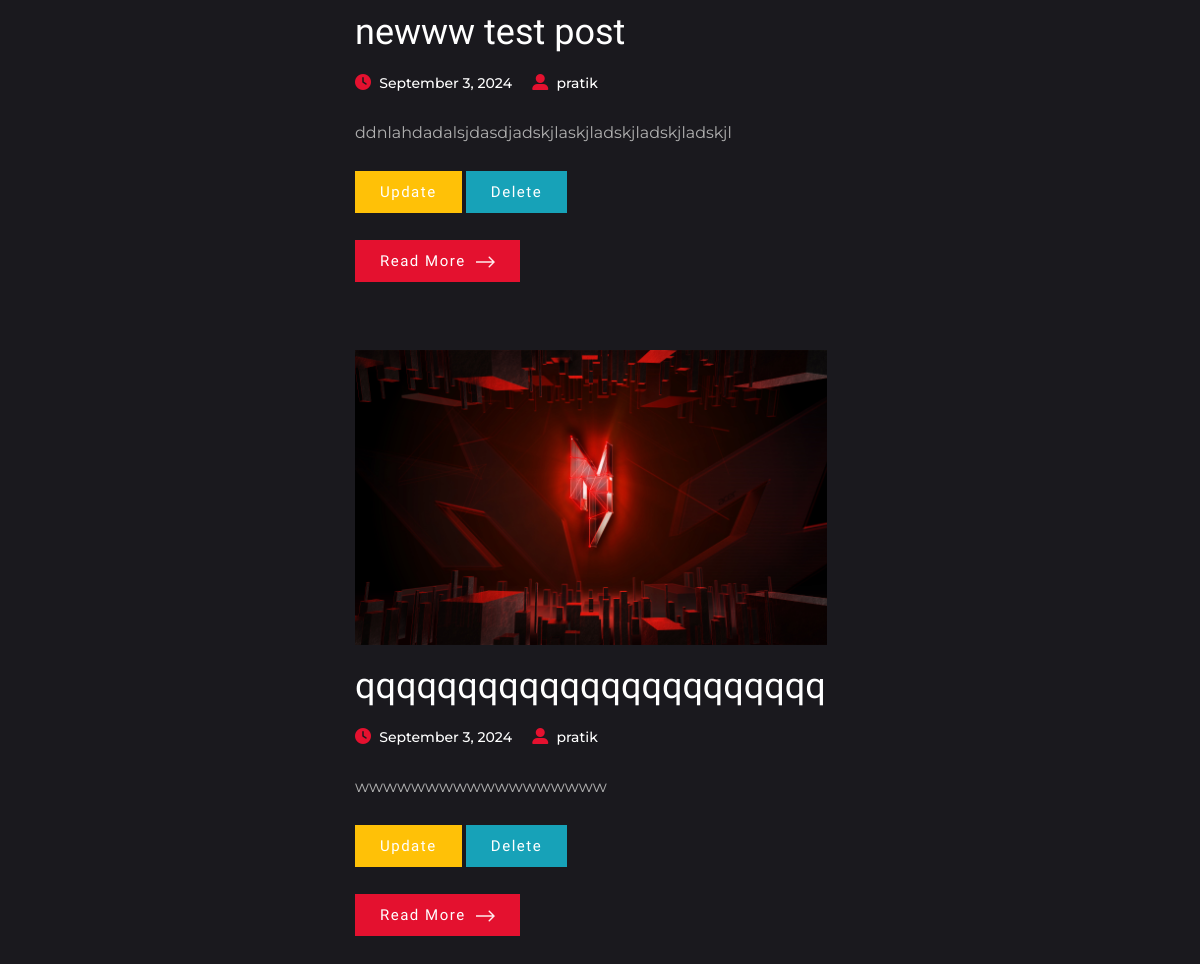
The page /post/my-posts/ (signed in, lower part) on the database as committed earlier.
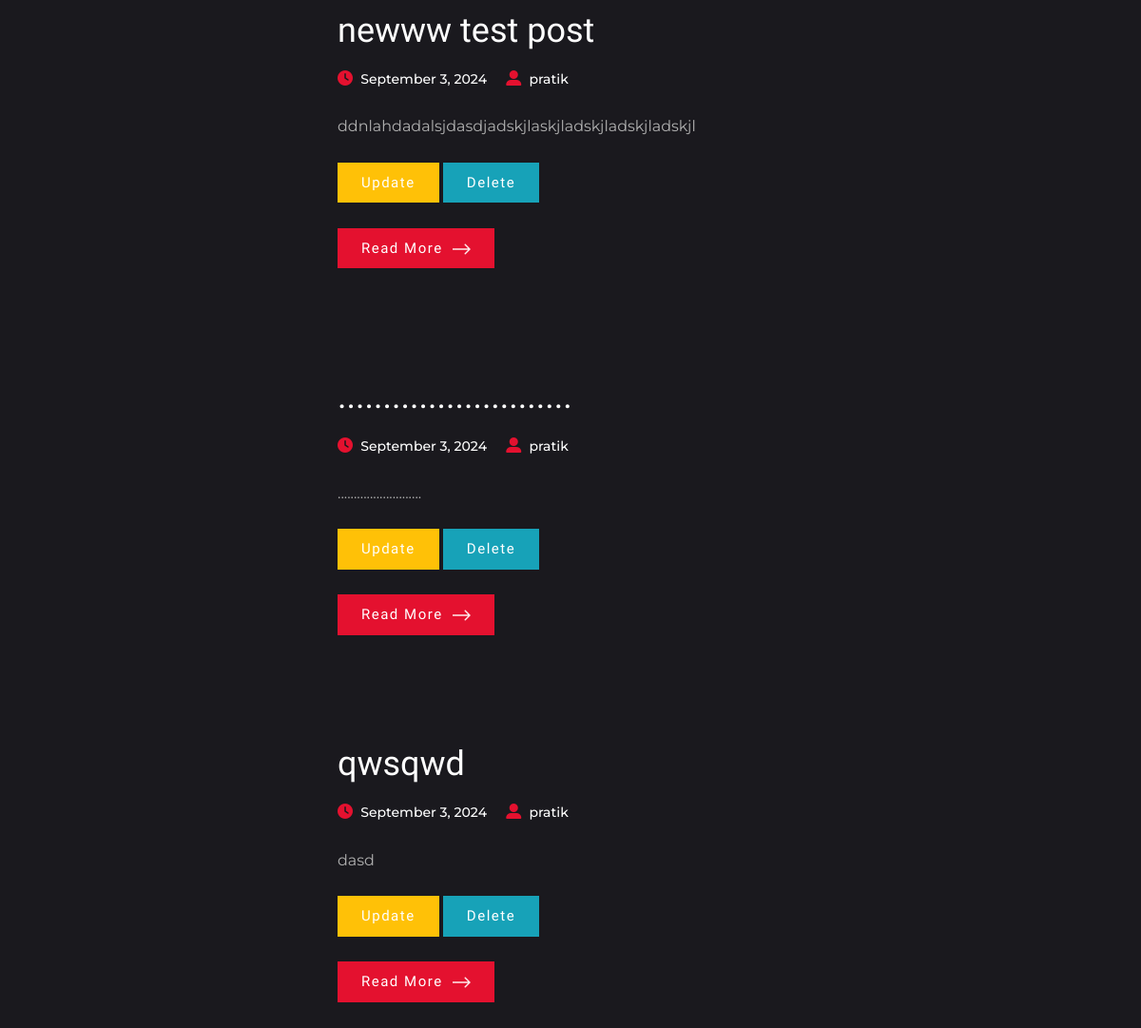
The same page on the database as committed later.
### post/models.py (models this page shows, shortened)
class Post(models.Model):
    id = models.UUIDField(primary_key=True , default=uuid.uuid4)
    user = models.ForeignKey(User , on_delete=models.CASCADE)
    image = models.ImageField(upload_to='post_images')
    title = models.CharField(max_length=100)
    caption = models.TextField()
    created_at = models.DateTimeField(default=datetime.utcnow )

### post/views.py (the view)
# urls.py: path('my-posts/' , views.my_posts , name='my-posts'),
def my_posts(request):
    my_posts = Post.objects.filter(user = request.user)
    profile = None
    if request.user.is_authenticated:
        try:
            profile = Profile.objects.get(user=request.user)
        except Profile.DoesNotExist:
            profile = None
    context = {
        'my_posts': my_posts,
        'profile':profile
    }
    return render(request, 'post/my-posts.html', context)

### templates/post/my-posts.html (shortened to what this page needs)
{% extends 'base.html' %}
{% load static %}
{% block content %}
<body>
    <section class="d-flex">
<aside></aside>
    <div class="main-content">
        <div class="container pt-4 mt-5">
            <div class="row justify-content-between">
                <div class="col-lg-7">
                    {% for post in my_posts %}
                    <div class="card post-item bg-transparent border-0 mb-5">
                        <a href="{% url 'post-details' post.id %}">
                            <img class="card-img-top rounded-0" src="{{post.image.url}}" alt="">
                        </a>
                        <div class="card-body px-0">
                            <h2 class="card-title">
                                <a class="text-white opacity-75-onHover" href="{% url 'post-details' post.id %}">{{post.title}}</a>
                            </h2>
                            <ul class="post-meta mt-3">
                                <li class="d-inline-block mr-3">
                                    <span class="fas fa-clock text-primary"></span>
                                    <a class="ml-1" href="#">{{ post.created_at|date:"F j, Y" }}</a>
                                </li>
                                <li class="d-inline-block">
                                    <span class="fas fa-user-alt text-primary"></span>
                                    <a class="ml-1" href="{% url 'profile' post.user.username %}">{{post.user.username}}</a>
                                </li>
                            </ul>
                            <p class="card-text my-4">{{post.caption}}</p>
                            <a href="{% url 'update-post' post.id %}" class="btn btn-warning">Update</a>
                            <a href="{% url 'delete' post.id %}" class="btn btn-info">Delete</a>
                            <br> <br>
                            <a href="{% url 'post-details' post.id %}" class="btn btn-primary">Read More <img src="{% static 'images/arrow-right.png' %}" alt=""></a>
                        </div>
                    </div>
                    {% endfor %}
                </div>
                <div class="col-lg-4 col-md-5">
            </div>
        </div>
    </div>
    </section>
</body>
{% endblock content %}

Rows that differ between the two databases and show on the page:
removed Post: image (picture), title "qqqqqqqqqqqqqqqqqqqqqqq", created_at "September 3, 2024", user.username "pratik", caption "wwwwwwwwwwwwwwwwww"
added Post: title "..........................", created_at "September 3, 2024", user.username "pratik", caption ".........................."
added Post: title "qwsqwd", created_at "September 3, 2024", user.username "pratik", caption "dasd"
